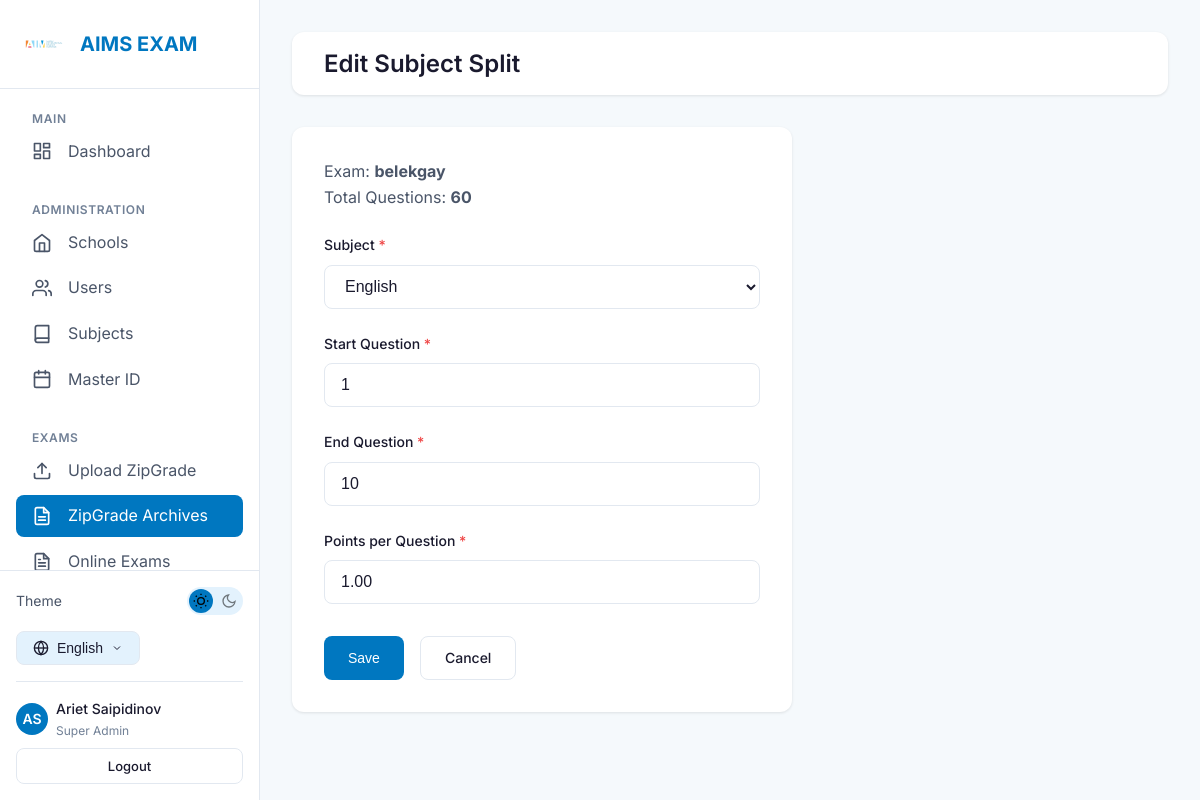
The app's page /zipgrade/split/23/edit/ (signed in) with its own data.
### accounts/models.py (models this page shows, shortened)
class User(AbstractUser):
    ROLE_CHOICES = [
        ('super_admin', _('Super Admin')),
        ('teacher', _('Teacher')),
        ('student', _('Student')),
    ]
    LANGUAGE_CHOICES = [
        ('en', 'English'),
        ('ru', 'Русский'),
        ('ky', 'Кыргызча'),
    ]
    username = models.CharField(max_length=150, blank=True, null=True)
    email = models.EmailField(_('email address'), unique=True)
    role = models.CharField(
        max_length=20,
        choices=ROLE_CHOICES,
        default='student',
        verbose_name=_('Role')
    )
    phone = models.CharField(max_length=20, blank=True, verbose_name=_('Phone'))
    mother_phone = models.CharField(max_length=20, blank=True, verbose_name=_("Mother's Phone"))
    father_phone = models.CharField(max_length=20, blank=True, verbose_name=_("Father's Phone"))
    primary_school = models.ForeignKey(
        'schools.School',
        on_delete=models.SET_NULL,
        null=True,
        blank=True,
        related_name='users',
        verbose_name=_('Primary School')
    )
    preferred_language = models.CharField(
        max_length=5,
        choices=LANGUAGE_CHOICES,
        default='en',
        verbose_name=_('Preferred Language')
    )
    created_at = models.DateTimeField(auto_now_add=True)
    updated_at = models.DateTimeField(auto_now=True)
    objects = UserManager()
    USERNAME_FIELD = 'email'
    REQUIRED_FIELDS = ['first_name', 'last_name']
    class Meta:
        verbose_name = _('User')
        verbose_name_plural = _('Users')
        ordering = ['-created_at']
    def get_full_name(self):
        return f"{self.first_name} {self.last_name}".strip()

### zipgrade/models.py (models this page shows, shortened)
class ZipGradeExam(models.Model):
    school = models.ForeignKey(
        School,
        on_delete=models.CASCADE,
        related_name='zipgrade_exams',
        verbose_name=_('School')
    )
    uploaded_by = models.ForeignKey(
        User,
        on_delete=models.SET_NULL,
        null=True,
        related_name='uploaded_exams',
        verbose_name=_('Uploaded By')
    )
    title = models.CharField(max_length=200, verbose_name=_('Exam Title'))
    original_filename = models.CharField(max_length=255, verbose_name=_('Original Filename'))
    exam_date = models.DateField(verbose_name=_('Exam Date'))
    total_questions = models.PositiveIntegerField(default=0, verbose_name=_('Total Questions'))
    total_students = models.PositiveIntegerField(default=0, verbose_name=_('Total Students'))
    unknown_students = models.PositiveIntegerField(default=0, verbose_name=_('Unknown Students'))
    answer_key = models.TextField(blank=True, verbose_name=_('Answer Key (JSON)'))
    folder = models.ForeignKey(
        ExamFolder,
        null=True,
        blank=True,
        on_delete=models.SET_NULL,
        related_name='exams',
        verbose_name=_('Folder')
    )
    created_at = models.DateTimeField(auto_now_add=True)
    updated_at = models.DateTimeField(auto_now=True)
    class Meta:
        verbose_name = _('ZipGrade Exam')
        verbose_name_plural = _('ZipGrade Exams')
        ordering = ['-exam_date', '-created_at']

class SubjectSplit(models.Model):
    exam = models.ForeignKey(
        ZipGradeExam,
        on_delete=models.CASCADE,
        related_name='subject_splits',
        verbose_name=_('Exam')
    )
    subject = models.ForeignKey(
        Subject,
        on_delete=models.CASCADE,
        related_name='exam_splits',
        verbose_name=_('Subject')
    )
    start_question = models.PositiveIntegerField(verbose_name=_('Start Question'))
    end_question = models.PositiveIntegerField(verbose_name=_('End Question'))
    points_per_question = models.DecimalField(
        max_digits=5,
        decimal_places=2,
        default=1.0,
        verbose_name=_('Points per Question')
    )
    class Meta:
        verbose_name = _('Subject Split')
        verbose_name_plural = _('Subject Splits')
        ordering = ['start_question']

### zipgrade/views.py (the view)
# urls.py: path('split/<int:pk>/edit/', views.edit_subject_split_view, name='edit_split'),
@login_required
@teacher_or_admin_required
def edit_subject_split_view(request, pk):
    split = get_object_or_404(SubjectSplit, pk=pk)
    exam = split.exam
    if request.method == 'POST':
        form = SubjectSplitForm(request.POST, instance=split, exam=exam)
        if form.is_valid():
            form.save()
            _recalculate_subject_results(exam)
            messages.success(request, _('Subject split updated successfully.'))
            return redirect('zipgrade:exam_detail', pk=exam.pk)
    else:
        form = SubjectSplitForm(instance=split, exam=exam)
    context = {
        'form': form,
        'exam': exam,
        'split': split,
        'title': _('Edit Subject Split'),
    }
    return render(request, 'zipgrade/subject_split_form.html', context)

### zipgrade/forms.py (shortened to what this page needs)
class SubjectSplitForm(forms.ModelForm):
    class Meta:
        model = SubjectSplit
        fields = ['subject', 'start_question', 'end_question', 'points_per_question']
        widgets = {
            'subject': forms.Select(attrs={'class': 'form-select'}),
            'start_question': forms.NumberInput(attrs={'class': 'form-input', 'min': 1}),
            'end_question': forms.NumberInput(attrs={'class': 'form-input', 'min': 1}),
            'points_per_question': forms.NumberInput(attrs={
                'class': 'form-input',
                'step': '0.01',
                'min': '0.01'
            }),
        }
    def __init__(self, *args, exam=None, **kwargs):
        super().__init__(*args, **kwargs)
        self.exam = exam
        self.fields['subject'].queryset = Subject.objects.filter(is_active=True)

### schools/models.py (called while the page is built)
    def __str__(self):
        return self.name

### schools/templatetags/i18n_extras.py (called while the page is built)
@register.simple_tag(takes_context=True)
def switch_lang(context, lang_code):
    path = context['request'].path
    try:
        url = translate_url(path, lang_code)
        if url == path and lang_code not in path:
             match = resolve(path)
             with translation.override(lang_code):
                 url = reverse(match.view_name, args=match.args, kwargs=match.kwargs)
        query = context['request'].GET.urlencode()
        if query:
            url = f"{url}?{query}"
        return url
    except Exception:
        return path # Fallback to current path

### zipgrade/templates/zipgrade/subject_split_form.html (shortened to what this page needs)
{% extends 'base.html' %}
{% load i18n %}
{% block content %}
<div class="topbar">
    <h1 class="topbar-title">{{ title }}</h1>
</div>
<div class="card" style="max-width: 500px;">
    <p class="text-secondary" style="margin-bottom: var(--spacing-lg);">
        {% trans "Exam" %}: <strong>{{ exam.title }}</strong><br>
        {% trans "Total Questions" %}: <strong>{{ exam.total_questions }}</strong>
    </p>
    <form method="post">
        {% for field in form %}
        <div class="form-group">
            <label for="{{ field.id_for_label }}" class="form-label">
                {{ field.label }}
                {% if field.field.required %}<span class="text-danger">*</span>{% endif %}
            </label>
            {{ field }}
        </div>
        {% endfor %}
        <div style="display: flex; gap: var(--spacing-md); margin-top: var(--spacing-xl);">
            <button type="submit" class="btn btn-primary">{% trans "Save" %}</button>
            <a href="{% url 'zipgrade:exam_detail' exam.pk %}" class="btn btn-outline">{% trans "Cancel" %}</a>
        </div>
    </form>
</div>
{% endblock %}

### templates/partials/sidebar.html (shortened to what this page needs)
{% load static i18n i18n_extras %}
<aside class="sidebar">
    <div class="sidebar-header">
        <img src="{% static 'images/logo.png' %}" alt="AIMS" class="sidebar-logo" onerror="this.style.display='none'">
        <span class="sidebar-brand">AIMS EXAM</span>
    </div>
    <nav class="sidebar-nav">
        <div class="nav-section">
            <span class="nav-section-title">{% trans "Main" %}</span>
            <a href="{% url 'accounts:dashboard' %}"
                class="nav-item {% if request.resolver_match.url_name == 'dashboard' %}active{% endif %}">
                <span>{% trans "Dashboard" %}</span>
            </a>
        </div>
        {% if user.is_authenticated and user.role == 'super_admin' %}
        <div class="nav-section">
            <span class="nav-section-title">{% trans "Administration" %}</span>
            <a href="{% url 'schools:list' %}"
                class="nav-item {% if 'schools' in request.path and 'subjects' not in request.path and 'analytics' not in request.path and 'students' not in request.path %}active{% endif %}">
                <svg xmlns="http://www.w3.org/2000/svg" width="20" height="20" viewBox="0 0 24 24" fill="none"
                    stroke="currentColor" stroke-width="2" stroke-linecap="round" stroke-linejoin="round">
                    <path d="M3 9l9-7 9 7v11a2 2 0 0 1-2 2H5a2 2 0 0 1-2-2z"></path>
                    <polyline points="9 22 9 12 15 12 15 22"></polyline>
                </svg>
                <span>{% trans "Schools" %}</span>
            </a>
            <a href="{% url 'accounts:users' %}" class="nav-item {% if 'users' in request.path %}active{% endif %}">
                <span>{% trans "Users" %}</span>
            </a>
            <a href="{% url 'schools:subjects' %}"
                class="nav-item {% if 'subjects' in request.path %}active{% endif %}">
                <svg xmlns="http://www.w3.org/2000/svg" width="20" height="20" viewBox="0 0 24 24" fill="none"
                    stroke="currentColor" stroke-width="2" stroke-linecap="round" stroke-linejoin="round">
                    <path d="M4 19.5A2.5 2.5 0 0 1 6.5 17H20"></path>
                    <path d="M6.5 2H20v20H6.5A2.5 2.5 0 0 1 4 19.5v-15A2.5 2.5 0 0 1 6.5 2z"></path>
                </svg>
                <span>{% trans "Subjects" %}</span>
            </a>
            <a href="{% url 'schools:master_students' %}"
                class="nav-item {% if 'students' in request.path and 'schools' in request.path %}active{% endif %}">
                <span>{% trans "Master ID" %}</span>
            </a>
        </div>
        {% endif %}
        {% if user.is_authenticated and user.role in 'super_admin,teacher' %}
        <div class="nav-section">
            <span class="nav-section-title">{% trans "Exams" %}</span>
            <a href="{% url 'zipgrade:upload' %}"
                class="nav-item {% if 'zipgrade/upload' in request.path %}active{% endif %}">
                <span>{% trans "Upload ZipGrade" %}</span>
            </a>
            <a href="{% url 'zipgrade:results' %}"
                class="nav-item {% if 'zipgrade' in request.path and 'upload' not in request.path %}active{% endif %}">
                <span>{% trans "ZipGrade Archives" %}</span>
            </a>
            <a href="{% url 'exams:exam_list' %}"
                class="nav-item {% if 'exams' in request.path and 'create' not in request.path %}active{% endif %}">
                <span>{% trans "Online Exams" %}</span>
            </a>
        </div>
        {% endif %}
    </nav>
    <div class="sidebar-footer" style="padding: var(--spacing-md); border-top: 1px solid var(--border-color);">
        <div
            style="display: flex; align-items: center; justify-content: space-between; margin-bottom: var(--spacing-md);">
            <span style="font-size: 0.875rem; color: var(--text-secondary);">{% trans "Theme" %}</span>
            <button class="theme-toggle" aria-label="Toggle theme">
                <svg class="theme-toggle-icon moon-icon" xmlns="http://www.w3.org/2000/svg" viewBox="0 0 24 24"
                    fill="none" stroke="currentColor" stroke-width="2">
                    <path d="M21 12.79A9 9 0 1 1 11.21 3 7 7 0 0 0 21 12.79z"></path>
                </svg>
            </button>
        </div>
        <div class="lang-selector">
            <button class="lang-btn">
                <span>
                    {% if LANGUAGE_CODE == 'en' %}English
                    {% elif LANGUAGE_CODE == 'ru' %}Русский
                    {% elif LANGUAGE_CODE == 'ky' %}Кыргызча
                    {% else %}Language{% endif %}
                </span>
                <svg xmlns="http://www.w3.org/2000/svg" width="12" height="12" viewBox="0 0 24 24" fill="none"
                    stroke="currentColor" stroke-width="2">
                    <polyline points="6 9 12 15 18 9"></polyline>
                </svg>
            </button>
        </div>
        {% if user.is_authenticated %}
        <div
            style="margin-top: var(--spacing-md); padding-top: var(--spacing-md); border-top: 1px solid var(--border-color);">
            <a href="{% url 'accounts:profile' %}"
                style="display: flex; align-items: center; gap: var(--spacing-sm); color: var(--text-secondary); font-size: 0.875rem;">
                <div
                    style="width: 32px; height: 32px; border-radius: 50%; background: var(--primary-blue); color: white; display: flex; align-items: center; justify-content: center; font-weight: 600;">
                    {{ user.first_name|slice:":1"|upper }}{{ user.last_name|slice:":1"|upper }}
                </div>
                <div style="flex: 1; overflow: hidden;">
                    <div
                        style="font-weight: 500; color: var(--text-primary); white-space: nowrap; overflow: hidden; text-overflow: ellipsis;">
                        {{ user.get_full_name|default:user.email }}
                    </div>
                    <div style="font-size: 0.75rem; color: var(--text-muted);">
                        {% if user.role == 'super_admin' %}{% trans "Super Admin" %}
                        {% elif user.role == 'teacher' %}{% trans "Teacher" %}
                        {% else %}{% trans "Student" %}{% endif %}
                    </div>
                </div>
            </a>
            <a href="{% url 'accounts:logout' %}" class="btn btn-outline btn-sm btn-block"
                style="margin-top: var(--spacing-sm);">
                {% trans "Logout" %}
            </a>
        </div>
        {% endif %}
    </div>
</aside>

### records on screen
User: first_name "A", last_name "S", get_full_name "Ariet Saipidinov"
ZipGradeExam: title "belekgay", total_questions "60"
SubjectSplit: form "English" "1" "10" "1.00"

### other values on screen
{{ title }} "Edit Subject Split"
{{ field.label }} "Subject" "Start Question" "End Question" "Points per Question"
